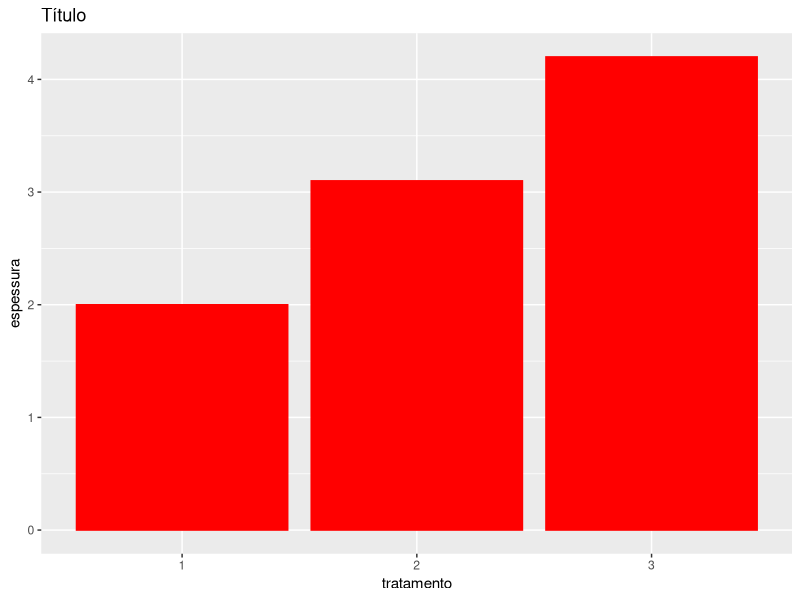
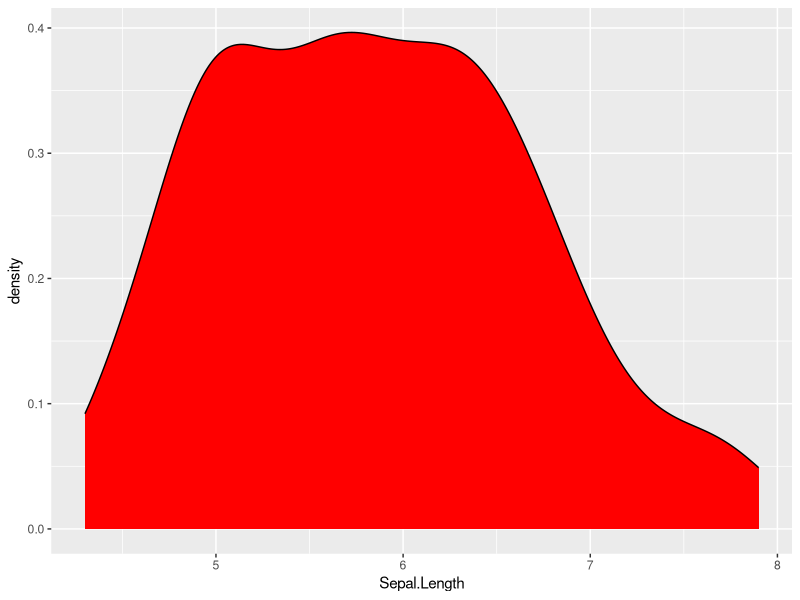
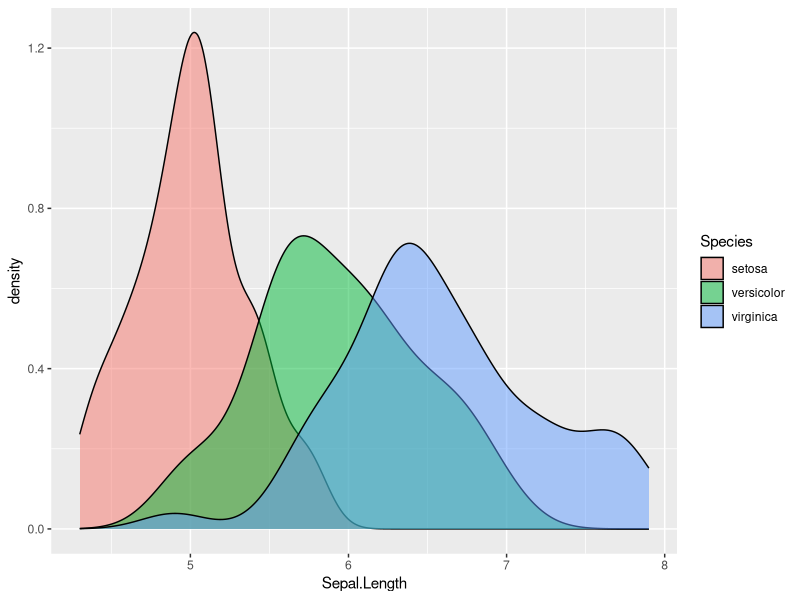

Generate these figures, in order, with R:
# Instalar biblioteca se necessário
# install.packages("ggplot2")
# Carregar biblioteca
library(ggplot2)
# Dataframe
df <- data.frame(tratamento = c("1", "2", "3"), espessura = c(2, 3.1, 4.2))
# Gráfico de barras
ggplot(df, aes(x = tratamento, y = espessura)) + geom_col(fill =  "red", col = "red") + ggtitle("Título")
# Carregar os dados
data(iris)
# Gráfico de densidade
ggplot(iris, aes(x = Sepal.Length)) + geom_density(fill = "red")
ggplot(iris, aes(x = Sepal.Length, fill = Species)) + geom_density(alpha = .5)
